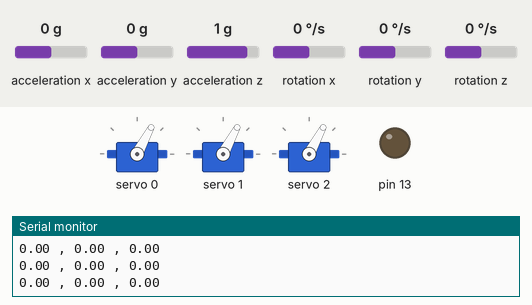
Recording of a sketch running on a simulated Arduino Uno, built with avr-gcc and run on an emulated ATmega328P. On the bench: 3 × servo, output pins drawn as LEDs (lit = HIGH), the last lines printed to the serial monitor. Wiring (inferred from the names in the program): MPU-6050 motion sensor at I2C address 0x68. The inputs (shaded band) are chosen by the test bench; at power-on: rotation y 0 °/s, rotation x 0 °/s, rotation z 0 °/s, acceleration z 1 g, acceleration x 0 g, acceleration y 0 g.

Above: at 3.1 s.
3.2 s: rotation y set to -100 °/s
At 6.0 s:
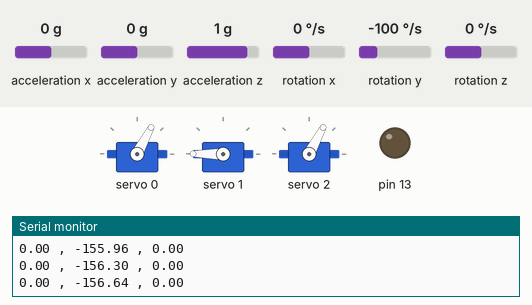
6.2 s: rotation x set to 192 °/s
8.8 s: rotation z set to -192 °/s
At 10.56 s:
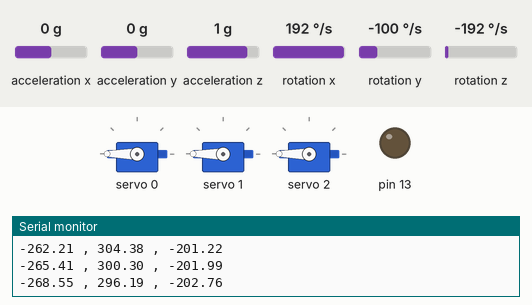
11.8 s: acceleration z set to 0 g
At 12.4 s:
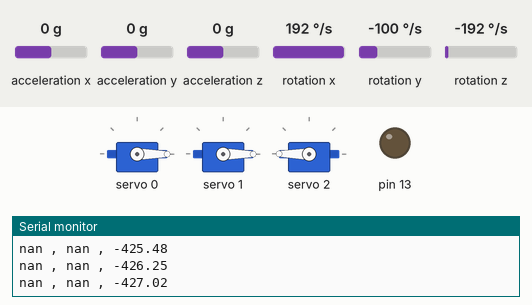
Timing chart, 0 to 14.3 s (numbered marks = the images above; inputs shaded):
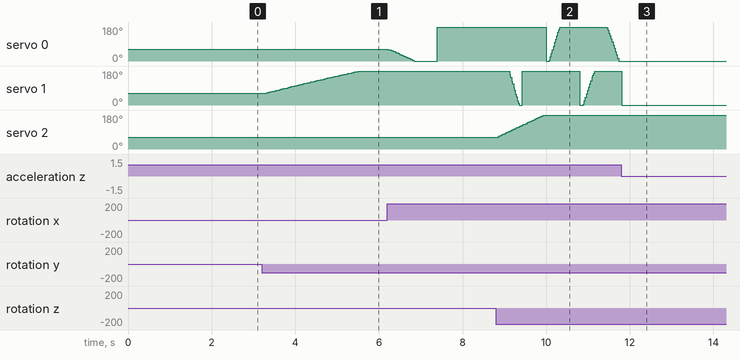

The sketch:

Arduino_Gamble.ino
```cpp
#include <Wire.h>
// Header file for PCA9685 driver
#include <Adafruit_PWMServoDriver.h>

// Servo Driver Pulse Width and Frequency
#define MIN_PULSE_WIDTH 85
#define MAX_PULSE_WIDTH 495
#define frequency 50

#define servoA 0
#define servoB 1
#define servoC 2

// MPU6050 sensor Data
#define adrs 0x68
#define accMaxRange 4.0
#define accSensitivity 8192.0
#define gyroMaxRange 500.0
#define gyroSensitivity 65.5

// Variables
long accX, accY, accZ, accVect;
long gyroX, gyroY, gyroZ;
float rollGyro, pitchGyro, yawGyro;
float rollAcc, pitchAcc;
float rollAngle, pitchAngle, yawAngle;
long gyroErrorX, gyroErrorY, gyroErrorZ;
long loopTime;
bool setInitialAngles = false;

// Functions
void moveMotor(int, int);
void config6050();
void readGyro();
void readAcc();
void calibrateGyro();

// Initilization if PWM for driver
Adafruit_PWMServoDriver pwm = Adafruit_PWMServoDriver();

void setup()
{
  pinMode(13, OUTPUT);
  digitalWrite(13, LOW);

  Serial.begin(115200);
  Wire.begin();

  config6050();
  calibrateGyro();

  loopTime = micros();
}

void loop()
{
  readGyro();
  readAcc();

  gyroX -= gyroErrorX;
  gyroY -= gyroErrorY;
  gyroZ -= gyroErrorZ;

  pitchGyro += gyroX * 0.00006107; // 0.00006107 = 1/250 Hz/geroSensitivity
  rollGyro += gyroY * 0.00006107;
  yawGyro += gyroZ * 0.00006107;

  pitchGyro += rollGyro * sin(gyroZ * 0.000001065); // 0.000001065 = (1/250 Hz/geroSensitivity)*(Pi/180)
  rollGyro -= pitchGyro * sin(gyroZ * 0.000001065);

  accVect = sqrt(pow(accX, 2) + pow(accY, 2) + pow(accZ, 2));

  pitchAcc = asin((float)accY / accVect) * 57.29578; // 57.29578 = 180/Pi
  rollAcc = -asin((float)accX / accVect) * 57.29578;

  if (setInitialAngles)
  {
    // Using 99.96% of Gyro and 0.04% of Accelerometer
    pitchGyro = pitchGyro * 0.9996 + pitchAcc * 0.0004;
    rollGyro = rollGyro * 0.9996 + rollAcc * 0.0004;
  }
  else
  {
    pitchGyro = pitchAcc;
    rollGyro = rollAcc;
    setInitialAngles = true;
  }
  // Filter to filter the ourput data for smooth running of sensor
  pitchAngle = pitchAngle * 0.9 + pitchGyro * 0.1;
  rollAngle = rollAngle * 0.9 + rollGyro * 0.1;
  yawAngle = yawGyro;

  Serial.print(pitchAngle);
  Serial.print(" , ");
  Serial.print(rollAngle);
  Serial.print(" , ");
  Serial.println(yawAngle);

  moveMotor(0, 90.0 - pitchAngle);
  moveMotor(1, 90.0 - rollAngle);
  moveMotor(2, 90.0 - yawAngle);

  //loop until timer reaches 4000uS which is 250Hz
  while (micros() - loopTime < 4000);
  loopTime = micros();
}

void moveMotor(int motorOut, int angle)
{
  int pulse_wide, pulse_width;
  pulse_wide = map(angle, 0, 180, MIN_PULSE_WIDTH, MAX_PULSE_WIDTH);
  pulse_width = int(float(pulse_wide) / 1000000 * frequency * 4096);
  pwm.setPWM(motorOut, 0, pulse_wide);
}

void config6050()
{
  Wire.beginTransmission(adrs);
  Wire.write(0x6B);
  Wire.write(0b00000000);
  Wire.endTransmission();

  Wire.beginTransmission(adrs);
  Wire.write(0x1C);
  Wire.write(0b00001000);
  Wire.endTransmission();

  Wire.beginTransmission(adrs);
  Wire.write(0x1B);
  Wire.write(0b00001000);
  Wire.endTransmission();
}

void readGyro()
{
  Wire.beginTransmission(adrs);
  Wire.write(0x43);
  Wire.endTransmission();
  Wire.requestFrom(adrs, 6);
  while (Wire.available() < 6);
  gyroX = Wire.read() << 8 | Wire.read();
  gyroY = Wire.read() << 8 | Wire.read();
  gyroZ = Wire.read() << 8 | Wire.read();
}

void readAcc()
{
  Wire.beginTransmission(adrs);
  Wire.write(0x3B);
  Wire.endTransmission();
  Wire.requestFrom(adrs, 6);
  while (Wire.available() < 6);
  accX = Wire.read() << 8 | Wire.read();
  accY = Wire.read() << 8 | Wire.read();
  accZ = Wire.read() << 8 | Wire.read();
}

void calibrateGyro()
{
  for (int i = 0; i < 2000; i++)
  {
    readGyro();
    gyroErrorX = gyroErrorX + gyroX;
    gyroErrorY = gyroErrorY + gyroY;
    gyroErrorZ = gyroErrorZ + gyroZ;
  }

  gyroErrorX = gyroErrorX / 2000;
  gyroErrorY = gyroErrorY / 2000;
  gyroErrorZ = gyroErrorZ / 2000;
}
```

Measured:
- after the input at 3.2 s, servo 1: moves from 62° to 180° over 2.3 s, starting after 0.08 s
- after the input at 8.8 s, servo 2: moves from 62° to 180° over 1.1 s, starting at once
- after the input at 11.8 s, servo 0: stops changing and stays 0°
